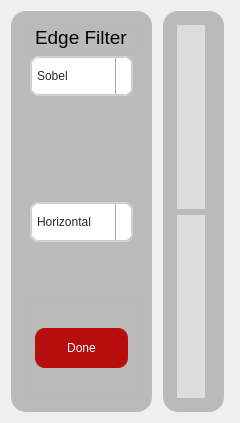
      <widget class="QWidget" name="tab_4">
       <attribute name="title">
        <string>Edge detection</string>
       </attribute>
       <layout class="QGridLayout" name="gridLayout_17">
        <item row="0" column="0">
         <layout class="QGridLayout" name="gridLayout_16">
          <item row="0" column="0">
           <layout class="QVBoxLayout" name="verticalLayout_6">
            <item>
             <widget class="QGroupBox" name="groupBox_11">
              <property name="maximumSize">
               <size>
                <width>250</width>
                <height>16777215</height>
               </size>
              </property>
              <property name="styleSheet">
               <string notr="true">QGroupBox {
  width: 65vw;
  height: 90vh;
  background-color:rgb(186, 186, 186) ;
  border-radius: 15px;
  padding: 5px; /* Adjust padding as needed */
  margin-right: 5px;
}

/* You may need to adjust the sub-controls styles based on your specific requirements */
QGroupBox::title {
  subcontrol-origin: margin;
  subcontrol-position: top center;
  padding: 0 3px;
}

QGroupBox::indicator {
  width: 13px;
  height: 13px;
}


</string>
              </property>
              <property name="title">
               <string/>
              </property>
              <layout class="QVBoxLayout" name="verticalLayout_19">
               <item>
                <layout class="QGridLayout" name="gridLayout_2">
                 <item row="0" column="0">
                  <layout class="QGridLayout" name="gridLayout_14">
                   <property name="topMargin">
                    <number>0</number>
                   </property>
                   <item row="0" column="0">
                    <widget class="QFrame" name="frame_7">
                     <property name="maximumSize">
                      <size>
                       <width>16777215</width>
                       <height>80</height>
                      </size>
                     </property>
                     <property name="frameShape">
                      <enum>QFrame::StyledPanel</enum>
                     </property>
                     <property name="frameShadow">
                      <enum>QFrame::Raised</enum>
                     </property>
                     <layout class="QGridLayout" name="gridLayout_15">
                      <property name="topMargin">
                       <number>0</number>
                      </property>
                      <property name="bottomMargin">
                       <number>0</number>
                      </property>
                      <item row="0" column="0">
                       <widget class="QLabel" name="label_8">
                        <property name="maximumSize">
                         <size>
                          <width>16777215</width>
                          <height>40</height>
                         </size>
                        </property>
                        <property name="font">
                         <font>
                          <pointsize>14</pointsize>
                         </font>
                        </property>
                        <property name="styleSheet">
                         <string notr="true"/>
                        </property>
                        <property name="text">
                         <string>Edge Filter</string>
                        </property>
                        <property name="textFormat">
                         <enum>Qt::AutoText</enum>
                        </property>
                       </widget>
                      </item>
                     </layout>
                    </widget>
                   </item>
                   <item row="1" column="0">
                    <layout class="QHBoxLayout" name="horizontalLayout_26">
                     <property name="leftMargin">
                      <number>5</number>
                     </property>
                     <property name="topMargin">
                      <number>0</number>
                     </property>
                     <property name="rightMargin">
                      <number>5</number>
                     </property>
                     <property name="bottomMargin">
                      <number>50</number>
                     </property>
                     <item>
                      <widget class="QComboBox" name="edge_filter_combobox">
                       <property name="minimumSize">
                        <size>
                         <width>0</width>
                         <height>40</height>
                        </size>
                       </property>
                       <property name="styleSheet">
                        <string notr="true">QComboBox, QFontComboBox {
    border-width: 2px;
    border-radius: 8px;
    border-style: solid;
    border-top-color: qlineargradient(spread:pad, x1:0.5, y1:1, x2:0.5, y2:0, stop:0 #c1c9cf, stop:1 #d2d8dd);
    border-right-color: qlineargradient(spread:pad, x1:0, y1:0, x2:1, y2:0, stop:0 #c1c9cf, stop:1 #d2d8dd);
    border-bottom-color: qlineargradient(spread:pad, x1:0.5, y1:0, x2:0.5, y2:1, stop:0 #c1c9cf, stop:1 #d2d8dd);
    border-left-color: qlineargradient(spread:pad, x1:1, y1:0, x2:0, y2:0, stop:0 #c1c9cf, stop:1 #d2d8dd);
    background-color: #f4f4f4;
    color: #272727;
    padding-left: 5px;
}
QComboBox:editable, QComboBox:!editable, QComboBox::drop-down:editable, QComboBox:!editable:on, QComboBox::drop-down:editable:on {
    background: rgb(255, 255, 255);
}
QComboBox::drop-down {
    subcontrol-origin: padding;
    subcontrol-position: top right;
    width: 15px;
    color: #272727;
    border-left-width: 1px;
    border-left-color: darkgray;
    border-left-style: solid;
    border-top-right-radius: 3px;
    border-bottom-right-radius: 3px;
}
QComboBox::down-arrow {
    image: url(/usr/share/icons/Adwaita/16x16/actions/go-down-symbolic.symbolic.png); /*Adawaita icon thene*/
}

QComboBox::down-arrow:on {
    top: 1px;
    left: 1px;
}
QComboBox QAbstractItemView {
    border: 1px solid darkgray;
    border-radius: 8px;
    selection-background-color: #dadada;
    selection-color: #272727;
    color: #272727;
    background: white;
}</string>
                       </property>
                       <item>
                        <property name="text">
                         <string>Sobel</string>
                        </property>
                       </item>
                       <item>
                        <property name="text">
                         <string>Roberts</string>
                        </property>
                       </item>
                       <item>
                        <property name="text">
                         <string>Canny</string>
                        </property>
                       </item>
                       <item>
                        <property name="text">
                         <string>Prewitt</string>
                        </property>
                       </item>
                      </widget>
                     </item>
                    </layout>
                   </item>
                  </layout>
                 </item>
                 <item row="1" column="0">
                  <layout class="QHBoxLayout" name="horizontalLayout_27">
                   <property name="leftMargin">
                    <number>5</number>
                   </property>
                   <property name="topMargin">
                    <number>50</number>
                   </property>
                   <property name="rightMargin">
                    <number>5</number>
                   </property>
                   <property name="bottomMargin">
                    <number>50</number>
                   </property>
                   <item>
                    <widget class="QComboBox" name="State_combobox">
                     <property name="minimumSize">
                      <size>
                       <width>0</width>
                       <height>40</height>
                      </size>
                     </property>
                     <property name="styleSheet">
                      <string notr="true">QComboBox, QFontComboBox {
    border-width: 2px;
    border-radius: 8px;
    border-style: solid;
    border-top-color: qlineargradient(spread:pad, x1:0.5, y1:1, x2:0.5, y2:0, stop:0 #c1c9cf, stop:1 #d2d8dd);
    border-right-color: qlineargradient(spread:pad, x1:0, y1:0, x2:1, y2:0, stop:0 #c1c9cf, stop:1 #d2d8dd);
    border-bottom-color: qlineargradient(spread:pad, x1:0.5, y1:0, x2:0.5, y2:1, stop:0 #c1c9cf, stop:1 #d2d8dd);
    border-left-color: qlineargradient(spread:pad, x1:1, y1:0, x2:0, y2:0, stop:0 #c1c9cf, stop:1 #d2d8dd);
    background-color: #f4f4f4;
    color: #272727;
    padding-left: 5px;
}
QComboBox:editable, QComboBox:!editable, QComboBox::drop-down:editable, QComboBox:!editable:on, QComboBox::drop-down:editable:on {
    background: rgb(255, 255, 255);
}
QComboBox::drop-down {
    subcontrol-origin: padding;
    subcontrol-position: top right;
    width: 15px;
    color: #272727;
    border-left-width: 1px;
    border-left-color: darkgray;
    border-left-style: solid;
    border-top-right-radius: 3px;
    border-bottom-right-radius: 3px;
}
QComboBox::down-arrow {
    image: url(/usr/share/icons/Adwaita/16x16/actions/go-down-symbolic.symbolic.png); /*Adawaita icon thene*/
}

QComboBox::down-arrow:on {
    top: 1px;
    left: 1px;
}
QComboBox QAbstractItemView {
    border: 1px solid darkgray;
    border-radius: 8px;
    selection-background-color: #dadada;
    selection-color: #272727;
    color: #272727;
    background: white;
}</string>
                     </property>
                     <item>
                      <property name="text">
                       <string>Horizontal</string>
                      </property>
                     </item>
                     <item>
                      <property name="text">
                       <string>Vertical</string>
                      </property>
                     </item>
                     <item>
                      <property name="text">
                       <string>Both</string>
                      </property>
                     </item>
                    </widget>
                   </item>
                  </layout>
                 </item>
                 <item row="2" column="0">
                  <widget class="QFrame" name="frame_6">
                   <property name="maximumSize">
                    <size>
                     <width>16777215</width>
                     <height>100</height>
                    </size>
                   </property>
                   <property name="frameShape">
                    <enum>QFrame::StyledPanel</enum>
                   </property>
                   <property name="frameShadow">
                    <enum>QFrame::Raised</enum>
                   </property>
                   <layout class="QGridLayout" name="gridLayout_13">
                    <item row="0" column="0">
                     <layout class="QHBoxLayout" name="horizontalLayout_25">
                      <property name="leftMargin">
                       <number>0</number>
                      </property>
                      <property name="topMargin">
                       <number>20</number>
                      </property>
                      <property name="rightMargin">
                       <number>0</number>
                      </property>
                      <property name="bottomMargin">
                       <number>50</number>
                      </property>
                      <item>
                       <widget class="QPushButton" name="done_btn">
                        <property name="minimumSize">
                         <size>
                          <width>0</width>
                          <height>40</height>
                         </size>
                        </property>
                        <property name="styleSheet">
                         <string notr="true">QPushButton {
    width: 50%;
    background-color: rgb(182, 13, 13); /* Replace with the corresponding color value for --dark-grey in your application */
    color: white;
    border-radius: 10px;
    text-align: center;

}

QPushButton:hover {
    background-color: white;
color:red /* Replace with the corresponding color value for --darkest-color in your application */
}
</string>
                        </property>
                        <property name="text">
                         <string>Done</string>
                        </property>
                       </widget>
                      </item>
                     </layout>
                    </item>
                   </layout>
                  </widget>
                 </item>
                </layout>
               </item>
              </layout>
             </widget>
            </item>
           </layout>
          </item>
          <item row="0" column="1">
           <layout class="QVBoxLayout" name="verticalLayout_8">
            <item>
             <widget class="QGroupBox" name="groupBox_12">
              <property name="maximumSize">
               <size>
                <width>16777215</width>
                <height>16777215</height>
               </size>
              </property>
              <property name="styleSheet">
               <string notr="true">QGroupBox {
  width: 65vw;
  height: 90vh;
  background-color:rgb(186, 186, 186) ;
  border-radius: 15px;
  padding: 5px; /* Adjust padding as needed */
  margin-right: 5px;
}

/* You may need to adjust the sub-controls styles based on your specific requirements */
QGroupBox::title {
  subcontrol-origin: margin;
  subcontrol-position: top center;
  padding: 0 3px;
}

QGroupBox::indicator {
  width: 13px;
  height: 13px;
}


</string>
              </property>
              <property name="title">
               <string/>
              </property>
              <layout class="QVBoxLayout" name="verticalLayout_20">
               <item>
                <layout class="QVBoxLayout" name="verticalLayout_9">
                 <item>
                  <widget class="QGroupBox" name="groupBox_13">
                   <property name="maximumSize">
                    <size>
                     <width>16777215</width>
                     <height>16777215</height>
                    </size>
                   </property>
                   <property name="styleSheet">
                    <string notr="true">QGroupBox {
  width: 65vw;
  height: 90vh;
  background-color:#dddddd;
  border-radius: 15px;
  padding: 5px; /* Adjust padding as needed */
  margin-right: 5px;
}

/* You may need to adjust the sub-controls styles based on your specific requirements */
QGroupBox::title {
  subcontrol-origin: margin;
  subcontrol-position: top center;
  padding: 0 3px;
}

QGroupBox::indicator {
  width: 13px;
  height: 13px;
}


</string>
                   </property>
                   <property name="title">
                    <string/>
                   </property>
                   <layout class="QVBoxLayout" name="verticalLayout_21">
                    <item>
                     <widget class="PlotWidget" name="original_image_2" native="true"/>
                    </item>
                   </layout>
                  </widget>
                 </item>
                </layout>
               </item>
               <item>
                <layout class="QVBoxLayout" name="verticalLayout_10">
                 <item>
                  <widget class="QGroupBox" name="groupBox">
                   <property name="maximumSize">
                    <size>
                     <width>16777215</width>
                     <height>16777215</height>
                    </size>
                   </property>
                   <property name="styleSheet">
                    <string notr="true">QGroupBox {
  width: 65vw;
  height: 90vh;
  background-color:#dddddd;
  border-radius: 15px;
  padding: 5px; /* Adjust padding as needed */
  margin-right: 5px;
}

/* You may need to adjust the sub-controls styles based on your specific requirements */
QGroupBox::title {
  subcontrol-origin: margin;
  subcontrol-position: top center;
  padding: 0 3px;
}

QGroupBox::indicator {
  width: 13px;
  height: 13px;
}


</string>
                   </property>
                   <property name="title">
                    <string/>
                   </property>
                   <layout class="QVBoxLayout" name="verticalLayout_22">
                    <item>
                     <widget class="PlotWidget" name="manipulated_image_2" native="true"/>
                    </item>
                   </layout>
                  </widget>
                 </item>
                </layout>
               </item>
              </layout>
             </widget>
            </item>
           </layout>
          </item>
         </layout>
        </item>
       </layout>
      </widget>
